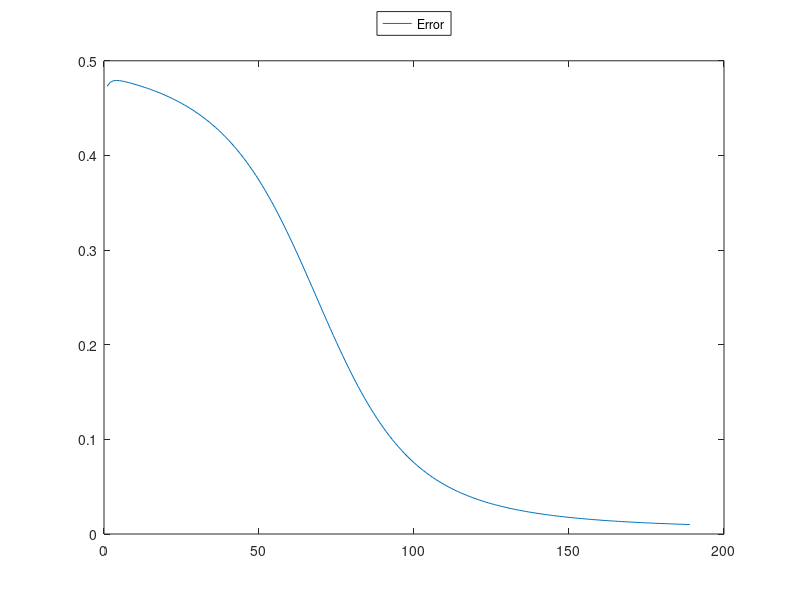
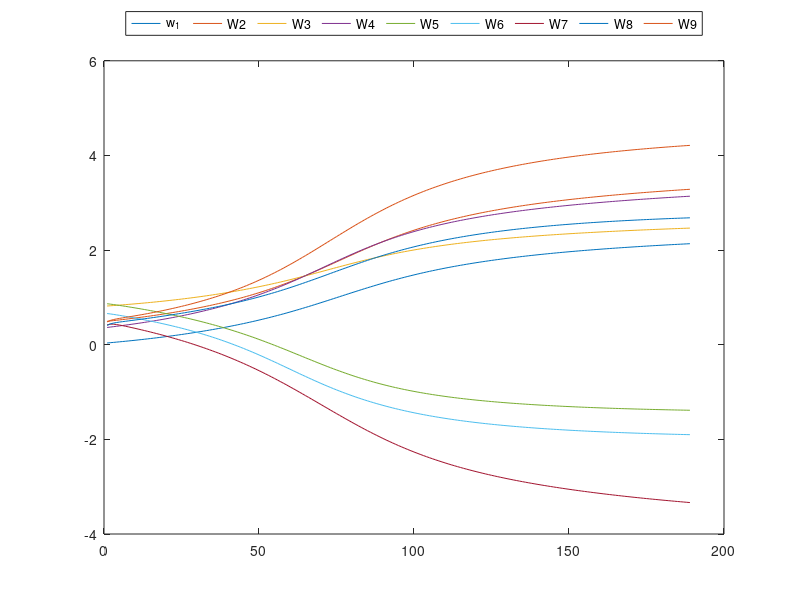

Here is the MATLAB script that generated these plots, in order:
% Fall 2018
% Name: Terry-Ann Sneed
% HMW #4: XOR GATE 

% ONLINE

clc
clear all
close all

% input values
x_1=[0.1 0.1 0.9 0.9]; 
x_2=[0.1 0.9 0.1 0.9]; 

% desired output
out=[0.1 0.9 0.9 0.9];

% initial random weight values
w_1=rand;
w_2=rand;
w_3=rand; 
w_4=rand;
w_5=rand;
w_6=rand; 
w_7=rand;
w_8=rand;
w_9=rand; 

% error
error=1; 

% learning rate
rate=1;

while(error>0.01)
    for z=1:4
        
        % weight updates
        new_alpha1=w_1*x_1(z)+w_3*x_2(z)+w_5;
        new_alpha2=w_2*x_1(z)+w_4*x_2(z)+w_6;
        
        z1(z)=1/(1+exp(-new_alpha1));
        z2(z)=1/(1+exp(-new_alpha2));
        
        alpha=w_8*z1(z)+w_9*z2(z)+w_7;
        
        y(z)=1/(1+exp(-alpha));
        
        dw_1=x_1(z)*z1(z)*(1-z1(z))*w_8*y(z)*(1-y(z))*(y(z)-out(z));
        dw_2=x_1(z)*z2(z)*(1-z2(z))*w_9*y(z)*(1-y(z))*(y(z)-out(z));
        dw_3=x_2(z)*z1(z)*(1-z1(z))*w_8*y(z)*(1-y(z))*(y(z)-out(z));
        dw_4=x_2(z)*z2(z)*(1-z2(z))*w_9*y(z)*(1-y(z))*(y(z)-out(z));
        dw_5=z1(z)*(1-z1(z))*w_8*y(z)*(1-y(z))*(y(z)-out(z));
        dw_6=z2(z)*(1-z2(z))*w_9*y(z)*(1-y(z))*(y(z)-out(z));
        dw_8=z1(z)*y(z)*(1-y(z))*(y(z)-out(z));
        dw_9=z2(z)*y(z)*(1-y(z))*(y(z)-out(z));
        dw_7=y(z)*(1-y(z))*(y(z)-out(z));
        
        w_1=w_1-2*dw_1;
        w_2=w_2-2*dw_2;
        w_3=w_3-2*dw_3;
        w_4=w_4-2*dw_4;
        w_5=w_5-2*dw_5;
        w_6=w_6-2*dw_6;
        w_7=w_7-2*dw_7;
        w_8=w_8-2*dw_8;
        w_9=w_9-2*dw_9;
    end
    
    error=0;
    
    for z=1:4
        
        %error calculation
        new_alpha1=w_1*x_1(z)+w_3*x_2(z)+w_5;
        new_alpha2=w_2*x_1(z)+w_4*x_2(z)+w_6;
        
        z1(z)=1/(1+exp(-new_alpha1));
        z2(z)=1/(1+exp(-new_alpha2));
        
        alpha=w_8*z1(z)+w_9*z2(z)+w_7;
        
        y(z)=1/(1+exp(-alpha));
        
        error=error+(y(z)-out(z))^2;
    end
    data(rate,1)=rate;
    data(rate,2)=error;
    data(rate,3)=w_1;
    data(rate,4)=w_2;
    data(rate,5)=w_3;
    data(rate,6)=w_4;
    data(rate,7)=w_5;
    data(rate,8)=w_6;
    data(rate,9)=w_7;
    data(rate,10)=w_8;
    data(rate,11)=w_9;
    rate=rate+1;
end
figure(1);
plot(data(:,1),data(:,2));
legend('Error','Location','northoutside','Orientation','horizontal');
figure(2);
plot(data(:,1),data(:,3), ...
    data(:,1),data(:,4), ...
    data(:,1),data(:,5), ...
    data(:,1),data(:,6), ...
    data(:,1),data(:,7), ...
    data(:,1),data(:,8), ...
    data(:,1),data(:,9), ...
    data(:,1),data(:,10), ...
    data(:,1),data(:,11));
legend('w_1','W2','W3','W4','W5','W6','W7','W8','W9','Location','northoutside','Orientation','horizontal');

